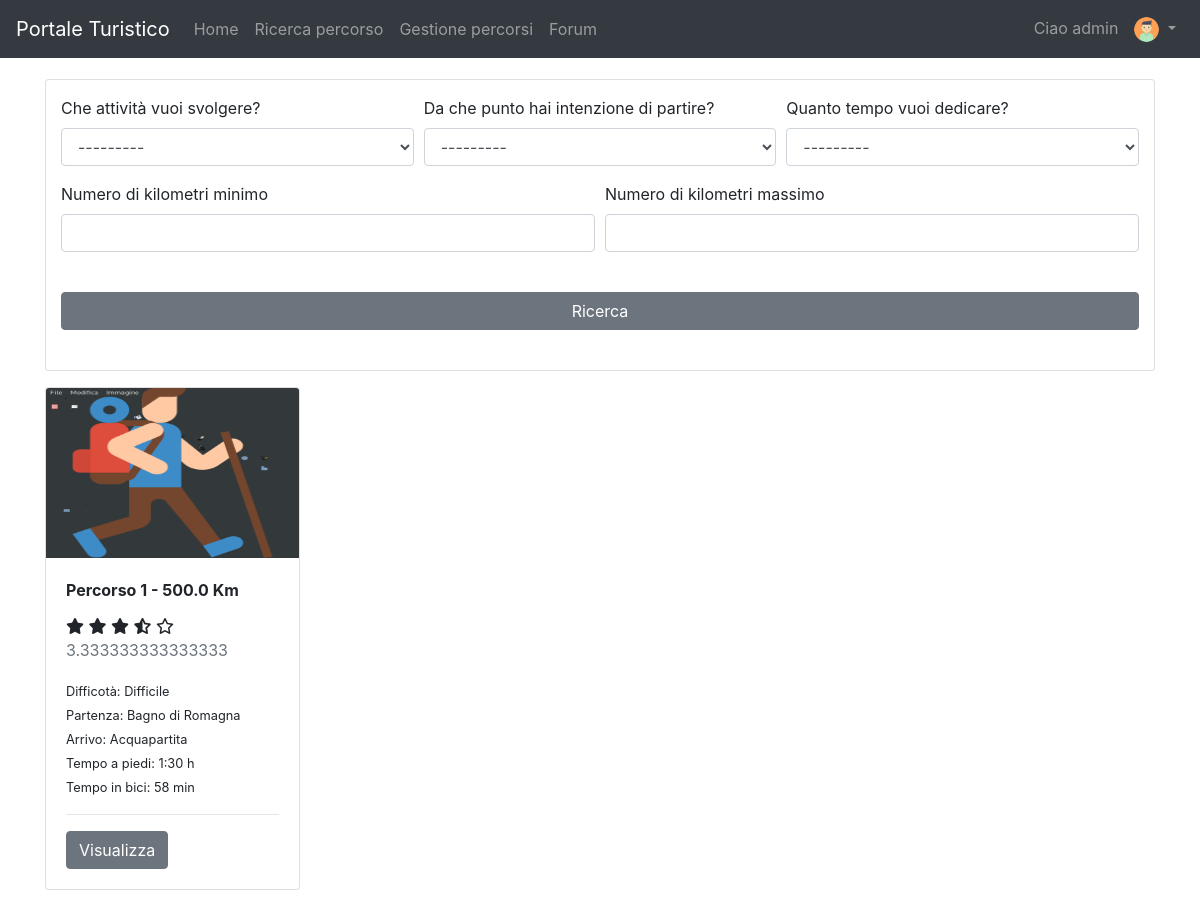
The app's page /path/search/ (signed in) with its own data.
### userManagement/models.py (models this page shows)
class Profile(models.Model):
    user = models.OneToOneField(User, on_delete=models.CASCADE, related_name='profile')
    avatar = models.ImageField(blank=True, default=static_avatar_path(), upload_to=user_directory_path)
    email = models.EmailField(blank=False, unique=True, default='user_{0}@default.com'.format(User.pk))

### pathManagement/models.py (models this page shows, shortened)
class Path(models.Model):
    activityChoices = (
        ('relax', 'Relax'),
        ('didattica', 'Didattica'),
        ('esplorazione', 'Esplorazione'),
        ('escursionismo', 'Escursionismo'),
    )
    locationChoices = (
        ('bagnodiromagna', 'Bagno di Romagna'),
        ('sanpietroinbagno', 'San Pietro in Bagno'),
        ('acquapartita', 'Acquapartita'),
        ('laghi', 'Laghi'),
        ('alfero', 'Alfero'),
    )
    difficultyChoices = (
        ('facile', 'Facile'),
        ('medio', 'Medio'),
        ('difficile', 'Difficile'),
    )
    contextChoices = (
        ('collinare', 'Collinare'),
        ('urbano', 'Urbano'),
        ('fluviale', 'Fluviale'),
        ('boschivo', 'Boschivo'),
        ('laghi', 'Laghi'),
    )
    transportChoices = (
        ('automobile', 'Automobile'),
        ('bicidacittà', 'Bici da città'),
        ('piedi', 'Piedi'),
        ('mountainbike', 'Mountain bike'),
    )
    audienceChoices = (
        ('famiglia', 'Famiglia'),
        ('gruppi', 'Gruppi'),
        ('coppie', 'Coppie'),
        ('mobilitàridotta', 'Mobilità ridotta'),
        ('escursionisti', 'Escursionisti'),
        ('sportivi', 'Sportivi'),
    )
    id = models.PositiveIntegerField(primary_key=True)
    activity = models.CharField(max_length=30, choices=activityChoices)
    start = models.CharField(max_length=30, choices=locationChoices)
    end = models.CharField(max_length=30, choices=locationChoices)
    gradient = models.IntegerField()
    walkTime = models.PositiveIntegerField()
    bikeTime = models.PositiveIntegerField(blank=True, default=0)
    carriageablePath = models.FloatField(blank=True, default=0, validators=[MinValueValidator(0)])
    nonCarriageablePath = models.FloatField(blank=True, default=0, validators=[MinValueValidator(0)])
    totalKilometers = models.FloatField(editable=False, blank=True, default='0')
    difficulty = MultiSelectField(choices=difficultyChoices)
    difficultyImage = models.ImageField(blank=False, upload_to=user_directory_path)
    context = MultiSelectField(choices=contextChoices)
    contextImage = models.ImageField(blank=False, upload_to=user_directory_path)
    transport = MultiSelectField(choices=transportChoices)
    transportImage = models.ImageField(blank=False, upload_to=user_directory_path)
    audience = MultiSelectField(choices=audienceChoices)
    audienceImage = models.ImageField(blank=False, upload_to=user_directory_path)
    path = models.ImageField(blank=False, upload_to=user_directory_path)
    cover = models.ImageField(blank=False, upload_to=user_directory_path)
    class Meta:
        ordering = ['id']

### pathManagement/views.py (the view)
# urls.py: path('search/', searchPath, name='searchPath'),
def searchPath(request):
    km_max = request.GET.get('km_max')
    km_min = request.GET.get('km_min')
    path_list = Path.objects.all()
    if km_max and float(km_max) <= 0:
        messages.error(request, "Valore di km massimo non accettato")
        path_list = Path.objects.none()
    if km_min and float(km_min) <= 0:
        messages.error(request, "Valore di km minimo non accettato")
        path_list = Path.objects.none()
    if km_min and km_max:
        if float(km_min) > float(km_max):
            messages.error(request, "Il kilometri minimi non possono essere maggiori dei kilometri massimi!")
            path_list = Path.objects.none()
    path_filter = PathFilter(request.GET, queryset=path_list)
    review = {}
    for path in path_filter.qs:
        review[path.pk] = 0
        val = Review.objects.filter(path=path).values('valuation')
        iteration = val.count()
        for i in val:
            review[path.pk] = review[path.pk] + i['valuation'] / iteration
    return render(request, 'searchPath.html', {'filter': path_filter, 'review': review})

### pathManagement/templates/searchPath.html (shortened to what this page needs)
{% extends 'base.html' %}
{% load crispy_forms_tags %}
{% load mathfilters %}
{% block slideshow %}
    <div class="container py-4">
        <div class="card py-3">
            <div class="col-md-12">
                <form method="get">
                    <div class="form-row">
                        <div class="form-group col-md mb-0">
                            {{ filter.form.activity|as_crispy_field }}
                        </div>
                        <div class="form-group col-md mb-0">
                            {{ filter.form.start|as_crispy_field }}
                        </div>
                        <div class="form-group col-md mb-0">
                            {{ filter.form.end_time|as_crispy_field }}
                        </div>
                    </div>
                    <div class="form-row">
                        <div class="form-group col-md mb-0">
                            {{ filter.form.km_min|as_crispy_field }}
                        </div>
                        <div class="form-group col-md mb-0">
                            {{ filter.form.km_max|as_crispy_field }}
                        </div>
                    </div>
                    <button class="btn btn-secondary btn-rounded btn-block my-4 z-depth-0" type="submit">
                        Ricerca
                    </button>
                </form>
            </div>
        </div>
        <div class="row row-cols-1 row-cols-sm-2 row-cols-md-2 row-cols-lg-3 row-cols-xl-4 py-3">
            {% for path in filter.qs %}
                <div class="col mb-4">
                    <div class="card-deck">
                        <div class="card">
                            <img class="card-img-top" src="{{ path.cover.url }}" alt="Card image cap" width="100%"
                                 height="170px">
                            <div class="card-body">
                                <p class="card-title"><b>Percorso {{ path.id }} - {{ path.totalKilometers }} Km</b></p>
                                <ul class="list-unstyled list-inline rating mb-0">
                                    <span id='stars-{{ path.id }}'></span>
                                    <li class="list-inline-item">
                                        <p class="text-muted">
                                            {% for key,value in review.items %}
                                                {% if key == path.id %}
                                                    {{ value }}
                                                {% endif %}
                                            {% endfor %}</p>
                                    </li>
                                </ul>
                                <small>Difficotà: {{ path.difficulty }}</small><br>
                                <small>Partenza: {{ path.get_start_display }}</small><br>
                                <small>Arrivo: {{ path.get_end_display }}</small><br>
                                <small>Tempo a piedi:
                                    {% if path.walkTime|intdiv:60 == 0 %}
                                        {{ path.walkTime|mod:60 }} min
                                    {% else %}
                                        {{ path.walkTime|intdiv:60 }}:{{ path.walkTime|mod:60 }} h
                                    {% endif %}
                                </small><br>
                                <small>Tempo in bici:
                                    {% if path.bikeTime|intdiv:60 == 0 %}
                                        {{ path.bikeTime|mod:60 }} min
                                    {% else %}
                                        {{ path.bikeTime|intdiv:60 }}:{{ path.bikeTime|mod:60 }} h
                                    {% endif %}
                                </small><br>
                                <hr/>
                                <a class="btn btn-secondary" type="submit" role="button"
                                   href="{% url 'detailPath' path.id %}">Visualizza
                                </a>
                            </div>
                        </div>
                    </div>
                </div>
            {% endfor %}
        </div>
    </div>
{% endblock %}

### templates/base.html (shortened to what this page needs)
{% load static %}
<!doctype html>
<html lang="en">
<head>
    <link rel="stylesheet" href="https://stackpath.bootstrapcdn.com/bootstrap/4.5.0/css/bootstrap.min.css"
>
    <link rel="stylesheet" href="https://cdnjs.cloudflare.com/ajax/libs/font-awesome/4.7.0/css/font-awesome.min.css">
    <link rel="stylesheet" href="{% static 'css/style.css' %}">
</head>
<body>
<header>
    <nav class="navbar navbar-expand-md navbar-dark fixed-top bg-dark">
        <a class="navbar-brand" href="{% url 'homepage' %}">Portale Turistico</a>
        <div class="collapse navbar-collapse" id="navbarNav">
            <ul class="navbar-nav">
                <li class="nav-item">
                    <a class="nav-link" href="{% url 'homepage' %}">Home <span class="sr-only">(current)</span></a>
                </li>
                <li class="nav-item">
                    <a class="nav-link" href="{% url 'searchPath' %}">Ricerca percorso</a>
                </li>
                {% if request.user.is_staff %}
                    <li class="nav-item">
                        <a class="nav-link" href="{% url 'showPath' %}">Gestione percorsi</a>
                    </li>
                {% endif %}
                <li class="nav-item">
                    <a class="nav-link" href="#">Forum</a>
                </li>
            </ul>
            {% if not user.is_authenticated %}
                <ul class="navbar-nav ml-auto">
                    <li class="nav-item">
                        <a class="nav-link" href="{% url 'login' %}">Accedi</a>
                    </li>
                    <li class="nav-item">
                        <a class="nav-link" href="{% url 'registration' %}">Registrati</a>
                    </li>
                </ul>
            {% else %}
                <ul class="navbar-nav ml-auto">
                    <li class="nav-link">Ciao {{ user.username }} </li>
                    <li class="nav-item dropdown">
                        <a class="nav-link dropdown-toggle" href="#" id="navbarDropdown" role="button"
                           data-toggle="dropdown" aria-haspopup="true" aria-expanded="false">
                            <img class="rounded-circle" width="25" height="25" src="{{ user.profile.avatar.url }}">
                        </a>
                    </li>
                </ul>
            {% endif %}
        </div>
    </nav>
    {% block slideshow %}{% endblock %}
</header>
<main class="py-5">
</main>
</body>
</html>

### static/css/style.css (style rules this page uses)
body { padding-top: 55px; height: 100%; position: relative; }
html, header, .view { height: 100%; }

### records on screen
Path: cover (picture), id "1", totalKilometers "500.0", review "3.333333333333333", difficulty "Difficile", start "Bagno di Romagna", end "Acquapartita", walkTime "1", walkTime|mod "30", bikeTime|mod "58"

### other values on screen
{{ user.username }} "admin"
